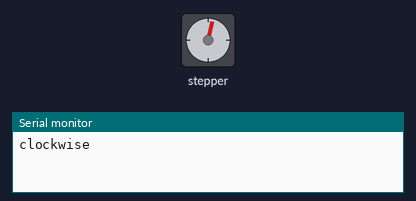
This sketch was run on a simulated ESP8266 (NodeMCU). Shown: stepper motor, the last lines printed to the serial monitor. Stepper angles assume 200 steps per turn.

Above: at 0.15 s.
At 7.35 s:
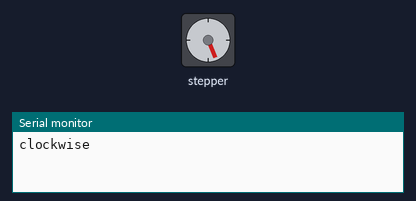
At 14.85 s:
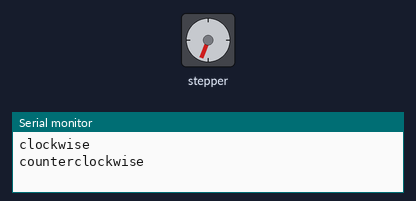
At 30.15 s:
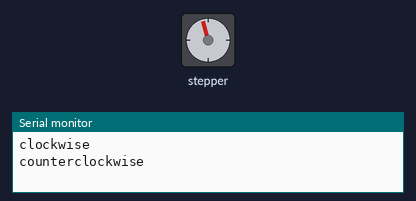
Timing chart, 0 to 40.0 s (numbered marks = the images above):
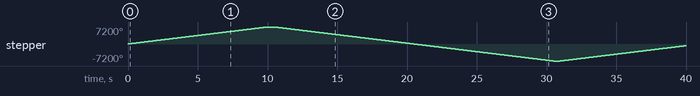

The sketch:

stepper_oneRevolution2.ino
```cpp
/*
 Stepper Motor Control - one revolution

 This program drives a unipolar or bipolar stepper motor.
 The motor is attached to digital pins 8 - 11 of the Arduino.

 The motor should revolve one revolution in one direction, then
 one revolution in the other direction.


 Created 11 Mar. 2007
 Modified 30 Nov. 2009
 by Tom Igoe

 */

#include <Stepper.h>

const int stepsPerRevolution = 200;  // change this to fit the number of steps per revolution
                                     // for your motor

// initialize the stepper library on pins 8 through 11:
Stepper myStepper(stepsPerRevolution, D1,D2,D3,D4);

void setup() {
  // set the speed at 60 rpm:
  myStepper.setSpeed(120);
  // initialize the serial port:
  Serial.begin(9600);
}

void loop() {
  // step one revolution  in one direction:
   Serial.println("clockwise");
  myStepper.step(stepsPerRevolution*20);
  delay(500);

   // step one revolution in the other direction:
  Serial.println("counterclockwise");
  myStepper.step(-stepsPerRevolution*40);
  delay(500);
}
```

Measured:
- by itself, stepper: turns 7200° clockwise in 10.0 s, then 14400° counter-clockwise in 20.0 s, then 6465° clockwise in 9.0 s
